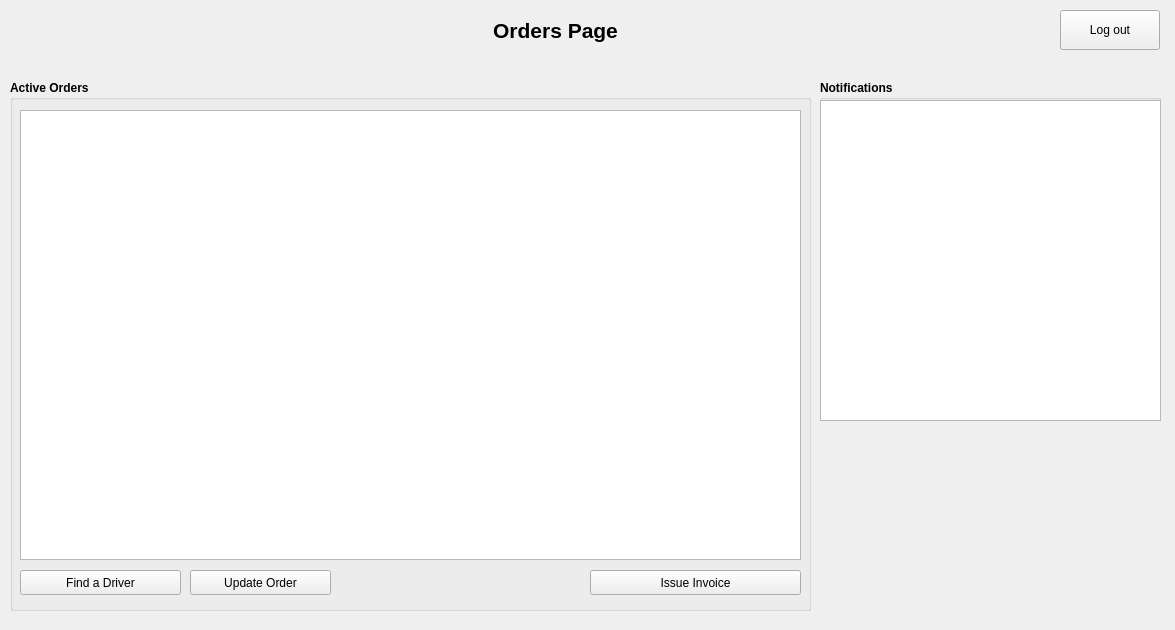
<?xml version="1.0" encoding="UTF-8"?>
<ui version="4.0">
 <class>tc_dashboard</class>
 <widget class="QWidget" name="tc_dashboard">
  <property name="geometry">
   <rect>
    <x>0</x>
    <y>0</y>
    <width>1175</width>
    <height>630</height>
   </rect>
  </property>
  <property name="windowTitle">
   <string>Form</string>
  </property>
  <widget class="QGroupBox" name="ActiveOrdersPlace">
   <property name="geometry">
    <rect>
     <x>10</x>
     <y>80</y>
     <width>801</width>
     <height>531</height>
    </rect>
   </property>
   <property name="font">
    <font>
     <weight>75</weight>
     <bold>true</bold>
    </font>
   </property>
   <property name="title">
    <string>Active Orders</string>
   </property>
   <widget class="QTableView" name="tableView">
    <property name="geometry">
     <rect>
      <x>10</x>
      <y>30</y>
      <width>781</width>
      <height>450</height>
     </rect>
    </property>
    <property name="font">
     <font>
      <weight>50</weight>
      <bold>false</bold>
     </font>
    </property>
   </widget>
   <widget class="QPushButton" name="issueinvoiceBtn">
    <property name="geometry">
     <rect>
      <x>580</x>
      <y>490</y>
      <width>211</width>
      <height>25</height>
     </rect>
    </property>
    <property name="font">
     <font>
      <weight>50</weight>
      <bold>false</bold>
     </font>
    </property>
    <property name="text">
     <string>Issue Invoice</string>
    </property>
   </widget>
   <widget class="QPushButton" name="finddriverBtn">
    <property name="geometry">
     <rect>
      <x>10</x>
      <y>490</y>
      <width>161</width>
      <height>25</height>
     </rect>
    </property>
    <property name="font">
     <font>
      <weight>50</weight>
      <bold>false</bold>
     </font>
    </property>
    <property name="text">
     <string>Find a Driver</string>
    </property>
   </widget>
   <widget class="QPushButton" name="updateorderBtn">
    <property name="geometry">
     <rect>
      <x>180</x>
      <y>490</y>
      <width>141</width>
      <height>25</height>
     </rect>
    </property>
    <property name="font">
     <font>
      <weight>50</weight>
      <bold>false</bold>
     </font>
    </property>
    <property name="text">
     <string>Update Order</string>
    </property>
   </widget>
  </widget>
  <widget class="QGroupBox" name="NotificationPlace">
   <property name="geometry">
    <rect>
     <x>820</x>
     <y>80</y>
     <width>341</width>
     <height>341</height>
    </rect>
   </property>
   <property name="font">
    <font>
     <weight>75</weight>
     <bold>true</bold>
    </font>
   </property>
   <property name="title">
    <string>Notifications</string>
   </property>
   <widget class="QListView" name="listView">
    <property name="geometry">
     <rect>
      <x>0</x>
      <y>20</y>
      <width>341</width>
      <height>321</height>
     </rect>
    </property>
    <property name="font">
     <font>
      <weight>50</weight>
      <bold>false</bold>
     </font>
    </property>
   </widget>
  </widget>
  <widget class="QLabel" name="label">
   <property name="geometry">
    <rect>
     <x>470</x>
     <y>0</y>
     <width>171</width>
     <height>61</height>
    </rect>
   </property>
   <property name="font">
    <font>
     <pointsize>16</pointsize>
     <weight>75</weight>
     <bold>true</bold>
    </font>
   </property>
   <property name="text">
    <string>Orders Page</string>
   </property>
   <property name="alignment">
    <set>Qt::AlignCenter</set>
   </property>
  </widget>
  <widget class="QPushButton" name="logoutBtn">
   <property name="geometry">
    <rect>
     <x>1060</x>
     <y>10</y>
     <width>100</width>
     <height>40</height>
    </rect>
   </property>
   <property name="text">
    <string>Log out</string>
   </property>
  </widget>
 </widget>
 <resources/>
 <connections/>
</ui>
